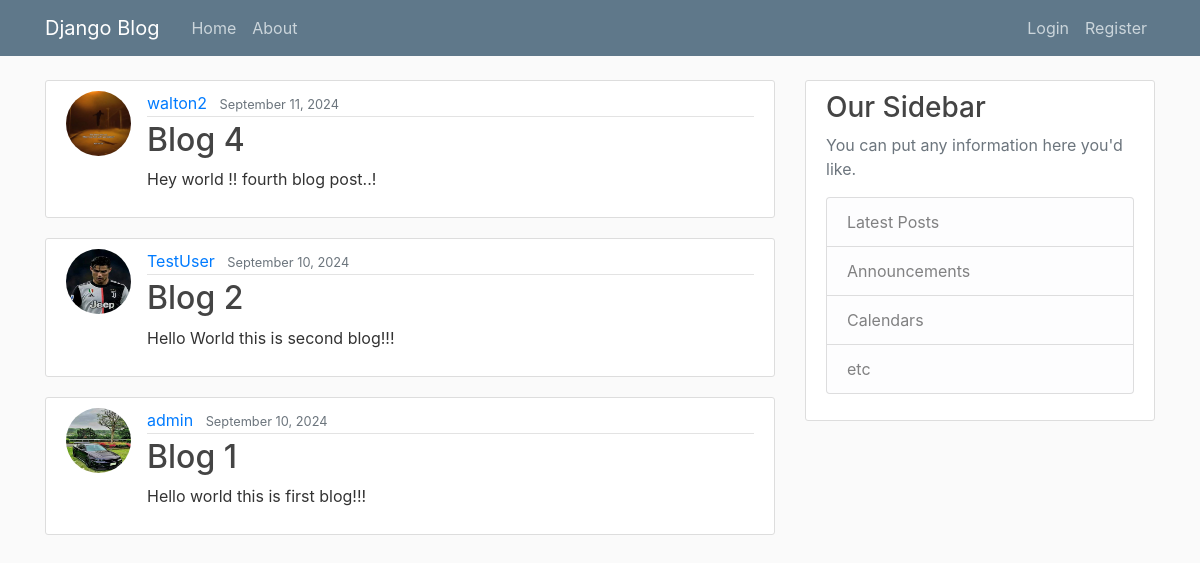
The app's page /, older data.
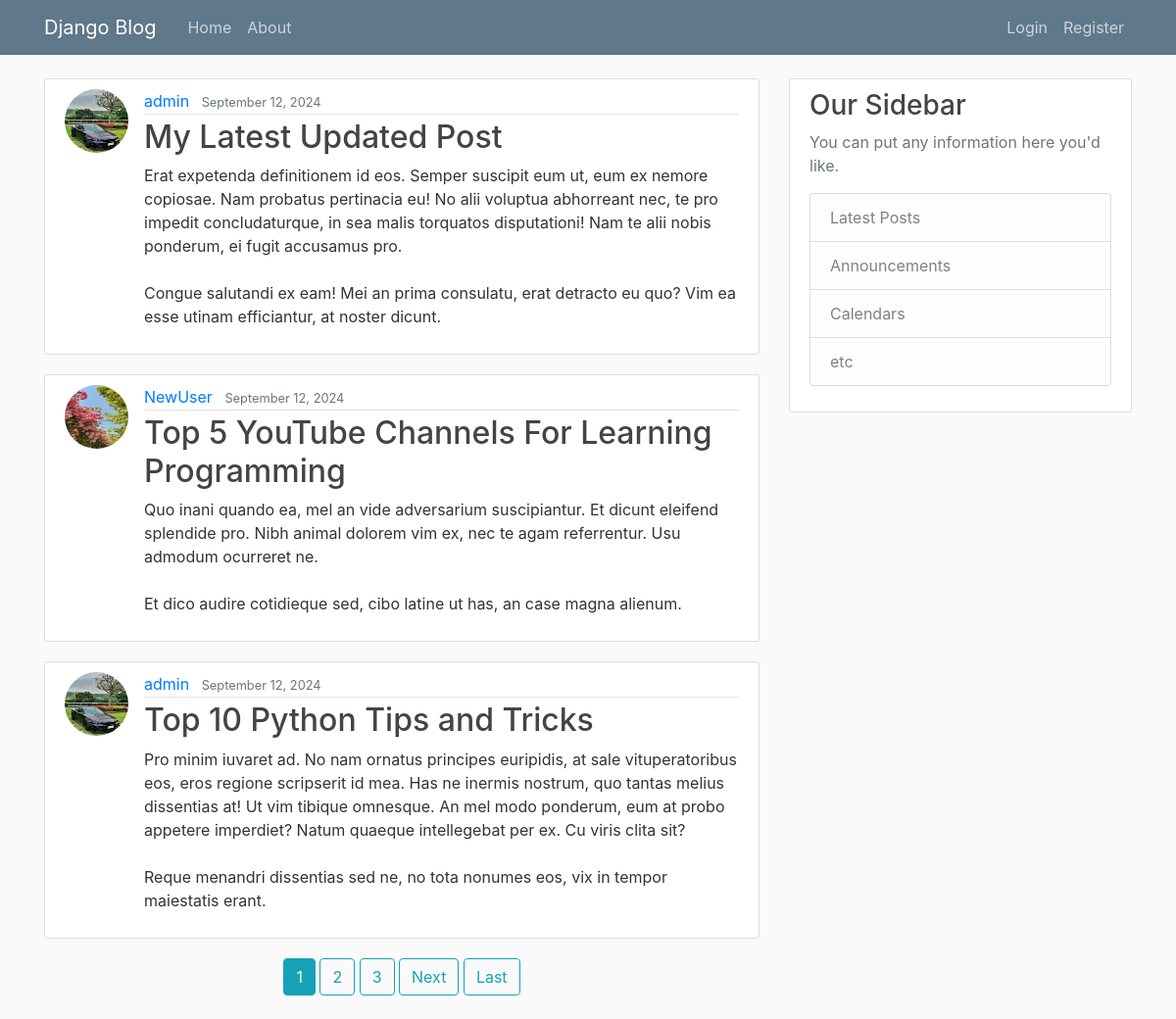
The same page, newer data.
### blog/models.py (models this page shows, shortened)
class Post(models.Model):
    title = models.CharField(max_length=70)
    content = models.TextField()
    date_posted = models.DateTimeField(default = timezone.now)
    author = models.ForeignKey(User, on_delete=models.CASCADE)

### users/models.py (models this page shows, shortened)
class Profile(models.Model):
    user = models.OneToOneField(User, on_delete=models.CASCADE)
    img = models.ImageField(default = 'default.JPG', upload_to='profile_pics')

### blog/views.py (the view)
# urls.py: path('', PostListView.as_view(), name='blog-home'),
class PostListView(ListView):
    model = Post
    template_name = "blog/home.html"
    context_object_name = 'posts'
    ordering = ['-date_posted']
    paginate_by = 3

### blog/templates/blog/home.html (shortened to what this page needs)
{% extends "blog/base.html" %}
{% block content %}
    {% for post in posts %}
        <article class="media content-section">
          <img class="rounded-circle article-img" src="{{post.author.profile.img.url}}" alt="">
          <div class="media-body">
            <div class="article-metadata">
              <a class="mr-2" href="{% url 'user-posts' post.author.username %}">{{ post.author }}</a>
              <small class="text-muted">{{ post.date_posted | date:"F d, Y" }}</small>
            </div>
            <h2><a class="article-title" href="{% url 'post-detail' post.id %}">{{ post.title }}</a></h2>
            <p class="article-content">{{ post.content }}</p>
          </div>
        </article>
    {% endfor %}
<div class="container text-center">
    {% if is_paginated %}
        {% for num in page_obj.paginator.page_range %}
          {% if page_obj.number == num %}
            <a href="?page={{ num }}" class='btn btn-info mb-4'>{{ num }}</a>
          {% elif num > page_obj.number|add:'-3' and num < page_obj.number|add:'3' %}
              <a href="?page={{num}}" class='btn btn-outline-info mb-4'> {{num}} </a>
          {% endif %}
        {% endfor %}
        {% if page_obj.has_next %}
          <a href="?page={{ page_obj.next_page_number }}" class='btn btn-outline-info mb-4'>Next</a>
          <a href="?page={{ page_obj.paginator.num_pages }}" class='btn btn-outline-info mb-4'>Last</a>
        {% endif %}
    {% endif %}
</div>
{% endblock content %}

Row changes from the older to the newer data that the page shows:
no longer on this page (row unchanged): Post: author.profile.img (picture), author "walton2", date_posted "September 11, 2024", title "Blog 4", content "Hey world !! fourth blog post..!"
no longer on this page (row unchanged): Post: author.profile.img (placeholder picture), author "TestUser", date_posted "September 10, 2024", title "Blog 2", content "Hello World this is second blog!!!"
no longer on this page (row unchanged): Post: author.profile.img (picture), author "admin", date_posted "September 10, 2024", title "Blog 1", content "Hello world this is first blog!!!"
added Post: author.profile.img (picture), author "admin", date_posted "September 12, 2024", title "My Latest Updated Post", content "Erat expetenda definitionem id eos. Semper suscipit eum ut, eum ex nemore copiosae. Nam probatus pertinacia eu! No alii voluptua abhorreant nec, te pro impedit concludaturque, in sea malis torquatos disputationi! Nam te alii nobis ponderum, ei fugit accusamus pro. Congue salutandi ex eam! Mei an prima consulatu, erat detracto eu quo? Vim ea esse utinam efficiantur, at noster dicunt."
added Post: author.profile.img (picture), author "NewUser", date_posted "September 12, 2024", title "Top 5 YouTube Channels For Learning Programming", content "Quo inani quando ea, mel an vide adversarium suscipiantur. Et dicunt eleifend splendide pro. Nibh animal dolorem vim ex, nec te agam referrentur. Usu admodum ocurreret ne. Et dico audire cotidieque sed, cibo latine ut has, an case magna alienum."
added Post: author.profile.img (picture), author "admin", date_posted "September 12, 2024", title "Top 10 Python Tips and Tricks", content "Pro minim iuvaret ad. No nam ornatus principes euripidis, at sale vituperatoribus eos, eros regione scripserit id mea. Has ne inermis nostrum, quo tantas melius dissentias at! Ut vim tibique omnesque. An mel modo ponderum, eum at probo appetere imperdiet? Natum quaeque intellegebat per ex. Cu viris clita sit? Reque menandri dissentias sed ne, no tota nonumes eos, vix in tempor maiestatis erant."
Text that changed along with them:
new list line: "1"
new list line: "2"
new list line: "3"
text now shown: "Next Last"
